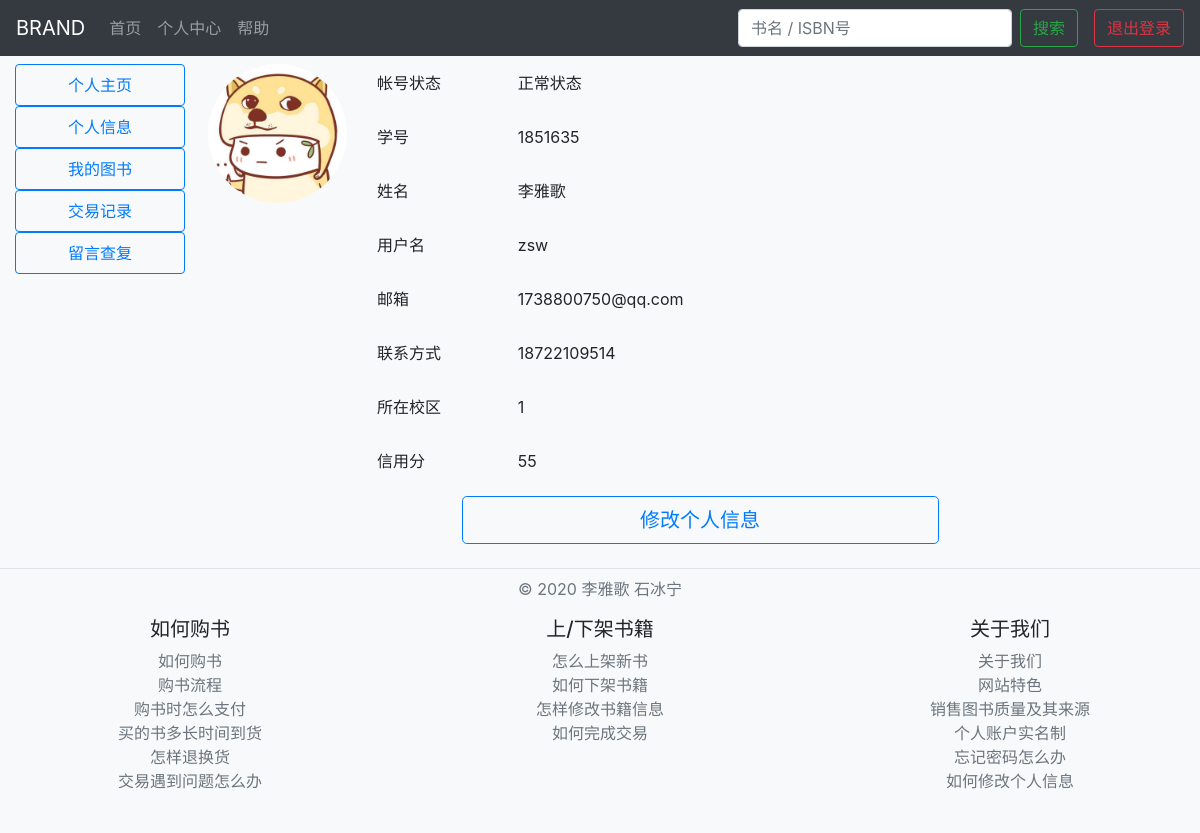
Page /center/personal_info/11 (signed in) on the earlier database version.
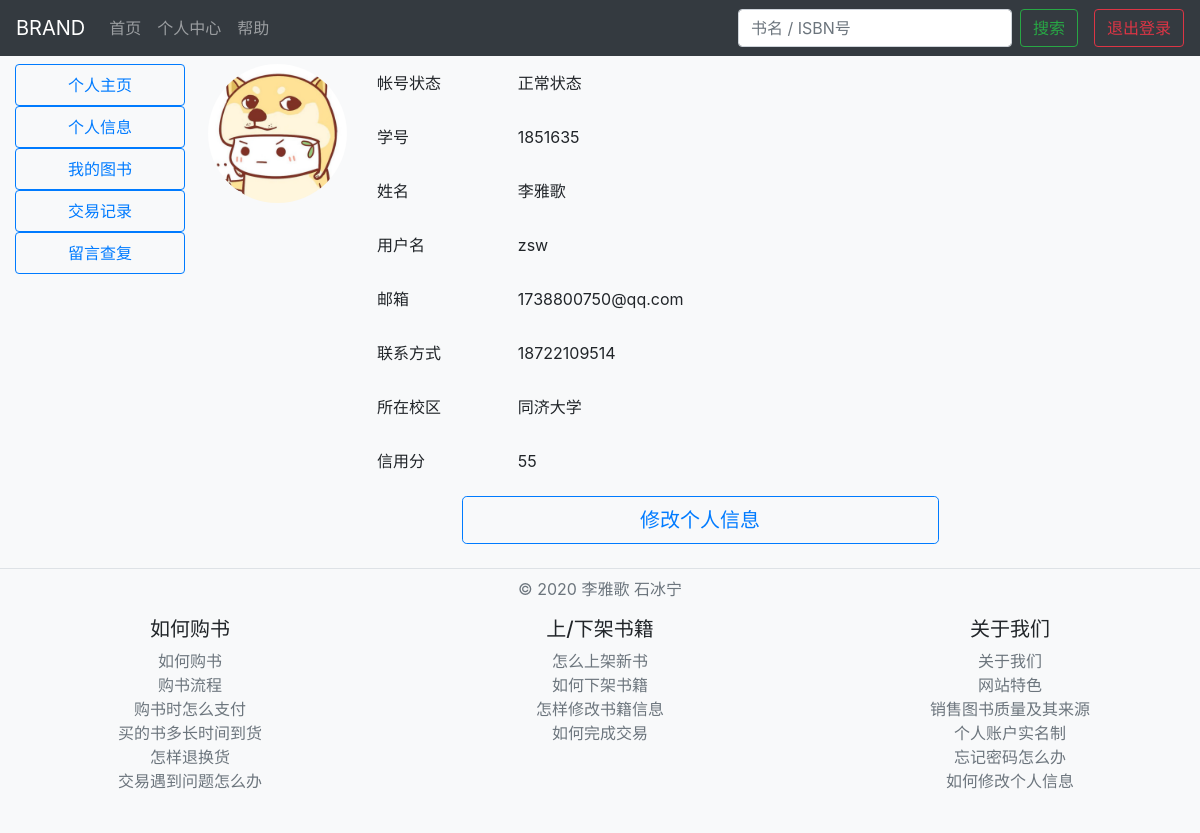
Same page on the later database version.
### center/models.py (models this page shows)
class Account(models.Model):
    type = ((1, "正常状态"), (2, "封禁中"), (3, '未激活'))
    type2 = ((1, "四平路校区"), (2, "嘉定校区"), (3, '闵行校区'))
    user = models.ForeignKey(User, on_delete=models.CASCADE)  # 关联用户名，密码，邮箱
    status = models.IntegerField(choices=type, default=1)
    business_account = models.BooleanField(default=False)
    school_num = models.IntegerField(unique=True)
    name = models.CharField(max_length=10, default='')
    school = models.IntegerField(choices=type2, default=1)
    phone = models.IntegerField()
    credit = models.IntegerField(default=90)

### center/views.py (the view)
# urls.py: path('personal_info/<int:user_id>', PersonalInfoView.as_view(), name="personal_info"),
class PersonalInfoView(TemplateView):
    template_name = "personal_info.html"
    def get(self, request, *args, **kwargs):
        context = super().get_context_data(**kwargs)
        user_id = context['user_id']
        if request.user.is_authenticated and request.user.pk == user_id:
            my_account = get_object_or_404(Account, user=request.user)
            context['my_account'] = my_account
            return self.render_to_response(context)
        else:
            return redirect('/')

### center/templates/personal_info.html (shortened to what this page needs)
{% extends 'center.html' %}
{% block mainbody %}
<main role="main" class="col-md-10 ml-sm-auto px-2">
  <div class="row">
    <div class="col-md-2">
      <img src="{% static 'image/sample_portrait001.jpg' %}" class="portrait-cycle" width="100%">
    </div>
    <div class="col">
      <form method="POST" action="{% url 'update_info' user.pk %}">
        <div class="form-group row">
          <label for="staticStatus" class="col-sm-2 col-form-label strong">帐号状态</label>
          <div class="col-sm-10">
            <input type="text" class="form-control-plaintext" id="staticStatus" value="{{ my_account.get_status_display }}" readonly>
          </div>
        </div>
        <div class="form-group row">
          <label for="staticStudentID" class="col-sm-2 col-form-label">学号</label>
          <div class="col-sm-10">
            <input type="text" class="form-control-plaintext" id="staticStudentID" value="{{ my_account.school_num }}" readonly>
          </div>
        </div>
        <div class="form-group row">
          <label for="staticName" class="col-sm-2 col-form-label">姓名</label>
          <div class="col-sm-10">
            <input type="text" class="form-control-plaintext" id="staticName" value="{{ my_account.name }}" readonly>
          </div>
        </div>
        <div class="form-group row">
          <label for="staticUsername" class="col-sm-2 col-form-label">用户名</label>
          <div class="col-sm-10">
            <input type="text" class="form-control-plaintext" id="staticUsername" value="{{ my_account.user.username }}" readonly>
          </div>
        </div>
        {% block update-info %}
        <div class="form-group row">
          <label for="staticEmail" class="col-sm-2 col-form-label">邮箱</label>
          <div class="col-sm-10">
            <input type="email" class="form-control-plaintext" id="staticEmail" value="{{ my_account.user.email }}" readonly>
          </div>
        </div>
        <div class="form-group row">
          <label for="staticEmail" class="col-sm-2 col-form-label">联系方式</label>
          <div class="col-sm-10">
            <input type="tel" class="form-control-plaintext" id="staticEmail" value="{{ my_account.phone }}" readonly>
          </div>
        </div>
        <div class="form-group row">
          <label for="staticEmail" class="col-sm-2 col-form-label">所在校区</label>
          <div class="col-sm-10">
            <input type="text" class="form-control-plaintext" id="staticEmail" value="{{ my_account.school }}" readonly>
          </div>
        </div>
        {% endblock %}
        <div class="form-group row">
          <label for="staticEmail" class="col-sm-2 col-form-label">信用分</label>
          <div class="col-sm-10">
            <input type="text" class="form-control-plaintext" id="staticEmail" value="{{ my_account.credit }}" readonly>
          </div>
        </div>
      </form>
    </div>
  </div>
  {% block hide-button %}
  <div class="row justify-content-center">
    <div class="col-md-6">
      <a class="btn btn-lg btn-block btn-outline-primary" href="{% url 'update_info' user.pk %}">修改个人信息</a>
    </div>
  </div>
  {% endblock %}
</main>
{% endblock %}

Differences in the rows shown:
changed Account "正常状态": school "1" → "同济大学"
